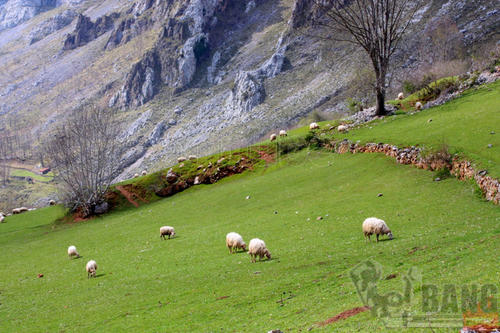
#> input picture prado.jpg, 500 x 333 px
$ python object_detector.py   (Python 2 division)
#> lines starting #> are read from the running program, lines starting #| are printed output that depends on the picture
import csv
import sys
from PIL import Image
from time import time
import pylab as pl
import numpy as np
from random import random
import cv2
import sklearn
from sklearn import metrics, cluster
from matplotlib import pyplot as plt

matriz = []

desviacion = [(0, 0), (0, 1), (0, -1), (1, 0), (-1, 0), (1, 1), (-1, 1), (-1 , -1), (2, 1), (2, 2), (-2, 2), (-1, 2), (-2, -1), (0, -2)]
# esta es la forma del "punto" que la function generate() pone en la imagen

def generate(n): #genera una imagen de prueba con "n" puntos de color aleatorio y fondo verde
#> called with n = 4
	img = Image.new("RGB", (400, 400), "black")
#> img: PIL image 400x400 RGB; every value is 0
	for ii in range(400):
		for jj in range(400):
			img.putpixel((ii, jj), (15 + int(random()*10), 220 + int(random()*10), 40 + int(random()*10)))
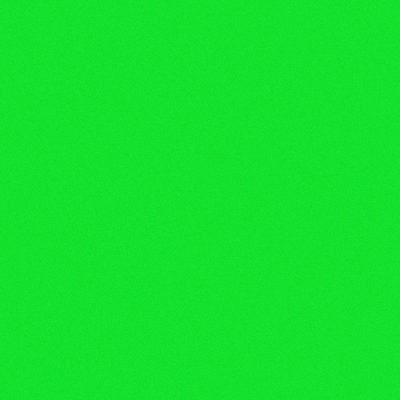
#> img: PIL image 400x400 RGB; mean R, G, B 19.5, 224.5, 44.5
	for ii in range(n):
		px = 5 + int(random()*390)
		py = 5 + int(random()*390)
		color = tuple([int(random()*255) for kk in range(3)])
		for xx, yy in desviacion:
			img.putpixel((px + xx, py + yy), color)
	return img

def get_shades(imag): #toma una imagen PIL en color y devuelve tres imagenes en blanco y negro que coinciden con las capas de cada color
	lista = []
	for index in range(3):
		imag2 = Image.new("L", imag.size, 0)
		for ii in range(imag.size[0]):
			for jj in range(imag.size[1]):
				imag2.putpixel((ii, jj), imag.getpixel((ii, jj))[index])
		lista.append(imag2)
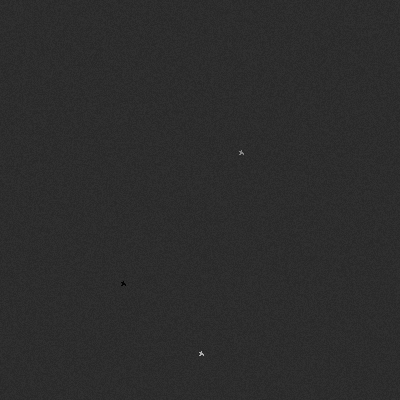
#> imag2: PIL image 400x400 L; min 4, max 172, mean 44.5
#> after the loop, lista = 3 items
	return tuple(lista)

def parseimg(imag): #convierte una imagen PIL en una matriz
	return [[imag.getpixel((ii, jj)) for jj in range(imag.size[0])] for ii in range(imag.size[1])]

def get_points(archivo): #identifica posibles puntos de interes en una imagen y los devuelve, mostrando su posicion en la imagen
	total = []
	imag = Image.open(archivo, "r")
	for index in range(3):
		img = get_shades(imag)[index]
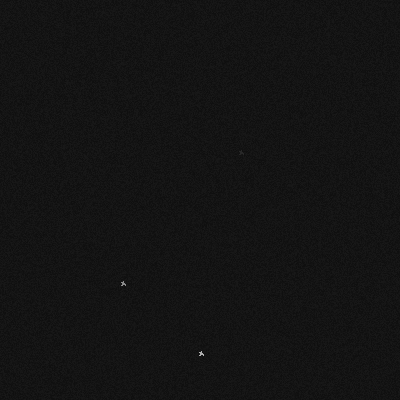
#> img: PIL image 400x400 L; min 15, max 175, mean 19.5
		img.save("auxiliar.png")
		img = cv2.imread("auxiliar.png")
#> img: shape (400, 400, 3); min 15, max 175, mean 19.5
		gray = cv2.cvtColor(img,cv2.COLOR_BGR2GRAY)
		corners = cv2.goodFeaturesToTrack(gray,25,0.01,10)
#> corners = [[200, 352], [122, 282], [240, 151]]
		corners = np.int0(corners).tolist()
#> corners = [[[200, 352]], [[122, 282]], [[240, 151]]]
		total += corners
#> total = [[[200, 352]], [[122, 282]], [[240, 151]]]
	imag = cv2.imread(archivo)
	for i in np.array(total):
	    x,y = i.ravel()
	    cv2.circle(imag,(x,y),7,(245, 10, 10),1)
#> this loop made 10 passes
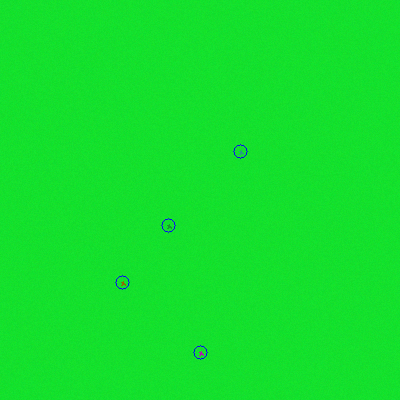
#> imag: shape (400, 400, 3); mean B, G, R 44.7, 224.3, 19.5
	plt.imshow(imag),plt.show()
	cv2.imwrite("resultado.png", imag)
	return total

def get_clusters(points):
	distance_matrix = metrics.pairwise.euclidean_distances(map(lambda x: x[0], points))
	afin = cluster.AffinityPropagation(preference = -50).fit(distance_matrix)
	centros = afin.cluster_centers_indices_
	print len(centros)
	return centros

imagen1 = generate(4)
imagen1.save("imagen_dron.png")


puntitos = get_points("imagen_dron.png")
#> puntitos = [[[200, 352]], [[122, 282]], [[240, 151]], [[200, 352]], [[122, 282]], [[168, 225]], [[240, 151]], [[200, 352]], [[240, 151]], [[122, 282]]]

print puntitos
#| [[[200, 352]], [[122, 282]], [[240, 151]], [[200, 352]], [[122, 282]], [[168, 225]], [[240, 151]], [[200, 352]], [[240, 151]], [[122, 282]]]
print get_clusters(puntitos)
#> in get_clusters, `centros = afin.cluster_centers_indices_`: centros = [5]
#| 1
#| [5]

print get_points("prado.jpg")
#> call 2 of get_points, with archivo = 'prado.jpg'
#> in get_points, imag is the input picture: PIL image 500x333 RGB; mean R, G, B 123.9, 132.8, 92.9
#> after the loop in get_shades (call 4), `for index in range(3):`:
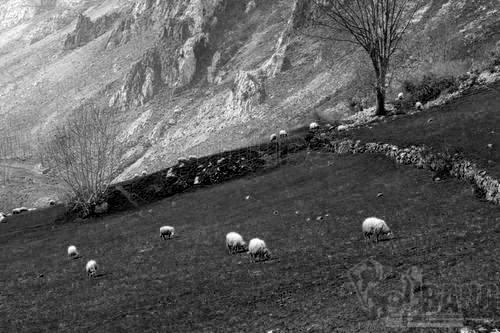
#> imag2: PIL image 500x333 L; min 0, max 255, mean 92.9
#> in get_points (call 2), `img = get_shades(imag)[index]`:
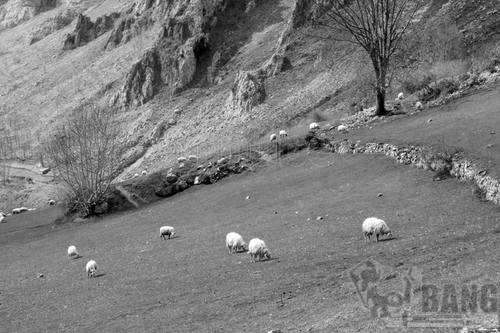
#> img: PIL image 500x333 L; min 0, max 255, mean 123.9
#> in get_points (call 2), `corners = cv2.goodFeaturesToTrack(gray,25,0.01,10)`: corners = 25 rows, first 8: [195, 182], [218, 169], [2, 217], [361, 110], [247, 250], [352, 150], [408, 157], [390, 148]
#> in get_points (call 2), `corners = np.int0(corners).tolist()`: corners = 25 items
#> the loop in get_points (call 2), `for i in np.array(total):` made 75 passes
#> (x, y) on passes 1 to 12: (195, 182), (218, 169), (2, 217), (361, 110), (247, 250), (352, 150), (408, 157), (390, 148), (338, 129), (402, 93), (385, 85), (467, 168)
#> after the loop in get_points (call 2), `for i in np.array(total):`:
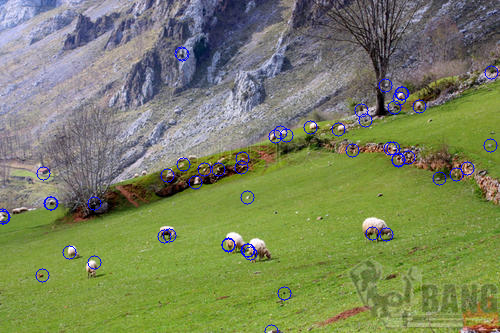
#> imag: shape (333, 500, 3); mean B, G, R 94.7, 131.6, 122.6
